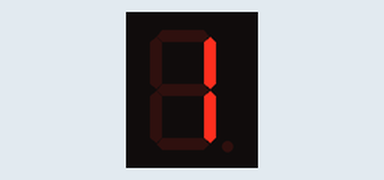
A sketch run on a simulated Arduino Uno, built with avr-gcc and run on an emulated ATmega328P. Parts: 1-digit seven-segment display. Wiring (inferred from the names in the program): 1-digit 7-segment display, segments lit when LOW: segments pin 2, pin 3, pin 4, pin 5, pin 6, pin 7, pin 8. The segment pins are drawn as the display they are named for.

Above: at 0.1 s.
At 1.1 s:
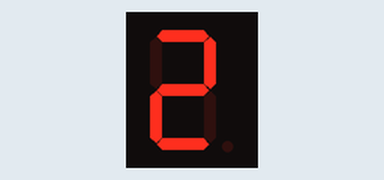
At 2.1 s:
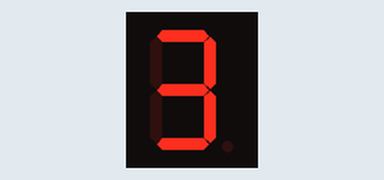
At 4.1 s:
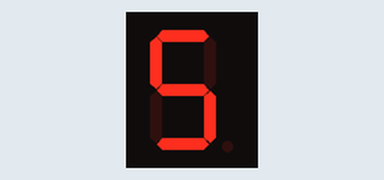
At 6.1 s:
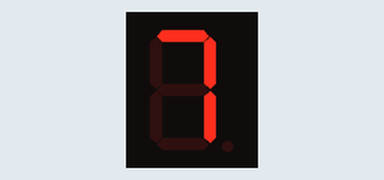
At 8.1 s:
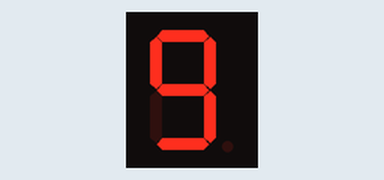

Measured:
- by itself, everything shown: repeats every 9.0 s, in 9 steps
- what the display in image 1 shows lasts 1.0 s, from 1.0 s to 2.0 s

The sketch:

7segmentDisplay.ino
```cpp
int a=2, b=3, c=4, d=5, e=6, f=7, g=8;

void setup() {
  pinMode(a, OUTPUT);
  pinMode(b, OUTPUT);
  pinMode(c, OUTPUT);
  pinMode(d, OUTPUT);
  pinMode(e, OUTPUT);
  pinMode(f, OUTPUT);
  pinMode(g, OUTPUT);
}

// Function to display digits (Common Anode: LOW = ON)
void displayDigit(int num) {
  // digit patterns for 0–9
  // Order: a, b, c, d, e, f, g
  int digits[10][7] = {
    {LOW, LOW, LOW, LOW, LOW, LOW, HIGH},   // 0
    {HIGH, LOW, LOW, HIGH, HIGH, HIGH, HIGH}, // 1
    {LOW, LOW, HIGH, LOW, LOW, HIGH, LOW},  // 2
    {LOW, LOW, LOW, LOW, HIGH, HIGH, LOW},  // 3
    {HIGH, LOW, LOW, HIGH, HIGH, LOW, LOW}, // 4
    {LOW, HIGH, LOW, LOW, HIGH, LOW, LOW},  // 5
    {LOW, HIGH, LOW, LOW, LOW, LOW, LOW},   // 6
    {LOW, LOW, LOW, HIGH, HIGH, HIGH, HIGH},// 7
    {LOW, LOW, LOW, LOW, LOW, LOW, LOW},    // 8
    {LOW, LOW, LOW, LOW, HIGH, LOW, LOW}    // 9
  };

  digitalWrite(a, digits[num][0]);
  digitalWrite(b, digits[num][1]);
  digitalWrite(c, digits[num][2]);
  digitalWrite(d, digits[num][3]);
  digitalWrite(e, digits[num][4]);
  digitalWrite(f, digits[num][5]);
  digitalWrite(g, digits[num][6]);
}

void loop() {
  for (int i=1; i<=9; i++) {
    displayDigit(i);
    delay(1000);  // 1 second delay like clock tick
  }
}
```
